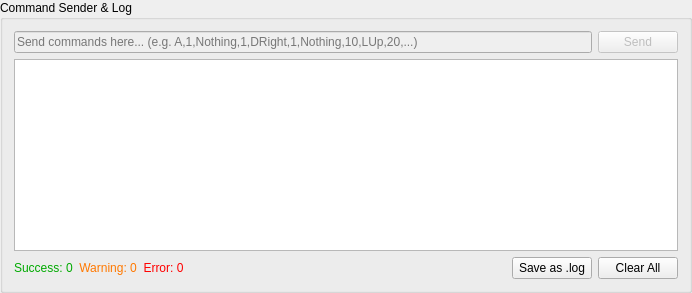
       <widget class="QGroupBox" name="GB_Log">
        <property name="sizePolicy">
         <sizepolicy hsizetype="Maximum" vsizetype="Preferred">
          <horstretch>0</horstretch>
          <verstretch>0</verstretch>
         </sizepolicy>
        </property>
        <property name="minimumSize">
         <size>
          <width>692</width>
          <height>0</height>
         </size>
        </property>
        <property name="title">
         <string>Command Sender &amp;&amp; Log</string>
        </property>
        <layout class="QVBoxLayout" name="verticalLayout_2">
         <item>
          <layout class="QHBoxLayout" name="horizontalLayout_2">
           <item>
            <widget class="CommandSender" name="LE_CommandSender">
             <property name="enabled">
              <bool>false</bool>
             </property>
             <property name="placeholderText">
              <string>Send commands here... (e.g. A,1,Nothing,1,DRight,1,Nothing,10,LUp,20,...)</string>
             </property>
            </widget>
           </item>
           <item>
            <widget class="QPushButton" name="PB_SendCommand">
             <property name="enabled">
              <bool>false</bool>
             </property>
             <property name="text">
              <string>Send</string>
             </property>
            </widget>
           </item>
          </layout>
         </item>
         <item>
          <widget class="QTextBrowser" name="TB_Log">
           <property name="minimumSize">
            <size>
             <width>0</width>
             <height>120</height>
            </size>
           </property>
          </widget>
         </item>
         <item>
          <layout class="QHBoxLayout" name="horizontalLayout_10">
           <item>
            <widget class="QLabel" name="L_LogStat">
             <property name="text">
              <string>&lt;font color=&quot;#FF00AA00&quot;&gt;Success: 0&lt;/font&gt;&amp;nbsp;&amp;nbsp;&lt;font color=&quot;#FFFF7800&quot;&gt;Warning: 0&lt;/font&gt;&amp;nbsp;&amp;nbsp;&lt;font color=&quot;#FFFF0000&quot;&gt;Error: 0&lt;/font&gt;</string>
             </property>
             <property name="textFormat">
              <enum>Qt::RichText</enum>
             </property>
            </widget>
           </item>
           <item>
            <spacer name="horizontalSpacer">
             <property name="orientation">
              <enum>Qt::Horizontal</enum>
             </property>
             <property name="sizeHint" stdset="0">
              <size>
               <width>40</width>
               <height>20</height>
              </size>
             </property>
            </spacer>
           </item>
           <item>
            <widget class="QPushButton" name="PB_SaveLog">
             <property name="text">
              <string>Save as .log</string>
             </property>
            </widget>
           </item>
           <item>
            <widget class="QPushButton" name="PB_ClearLog">
             <property name="text">
              <string>Clear All</string>
             </property>
            </widget>
           </item>
          </layout>
         </item>
        </layout>
       </widget>
